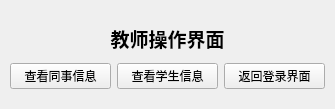
<?xml version="1.0" encoding="UTF-8"?>
<ui version="4.0">
 <class>teacher_work</class>
 <widget class="QWidget" name="teacher_work">
  <property name="geometry">
   <rect>
    <x>0</x>
    <y>0</y>
    <width>335</width>
    <height>109</height>
   </rect>
  </property>
  <property name="windowTitle">
   <string>Form</string>
  </property>
  <widget class="QWidget" name="">
   <property name="geometry">
    <rect>
     <x>10</x>
     <y>21</y>
     <width>315</width>
     <height>68</height>
    </rect>
   </property>
   <layout class="QVBoxLayout" name="verticalLayout">
    <item>
     <widget class="QLabel" name="label">
      <property name="text">
       <string>&lt;html&gt;&lt;head/&gt;&lt;body&gt;&lt;p align=&quot;center&quot;&gt;&lt;span style=&quot; font-size:14pt; font-weight:700;&quot;&gt;教师操作界面&lt;/span&gt;&lt;/p&gt;&lt;/body&gt;&lt;/html&gt;</string>
      </property>
     </widget>
    </item>
    <item>
     <layout class="QHBoxLayout" name="horizontalLayout">
      <item>
       <widget class="QPushButton" name="sendworkerButton">
        <property name="text">
         <string>查看同事信息</string>
        </property>
       </widget>
      </item>
      <item>
       <widget class="QPushButton" name="findstudentButton">
        <property name="text">
         <string>查看学生信息</string>
        </property>
       </widget>
      </item>
      <item>
       <widget class="QPushButton" name="backButton">
        <property name="text">
         <string>返回登录界面</string>
        </property>
       </widget>
      </item>
     </layout>
    </item>
   </layout>
  </widget>
 </widget>
 <resources/>
 <connections/>
</ui>
